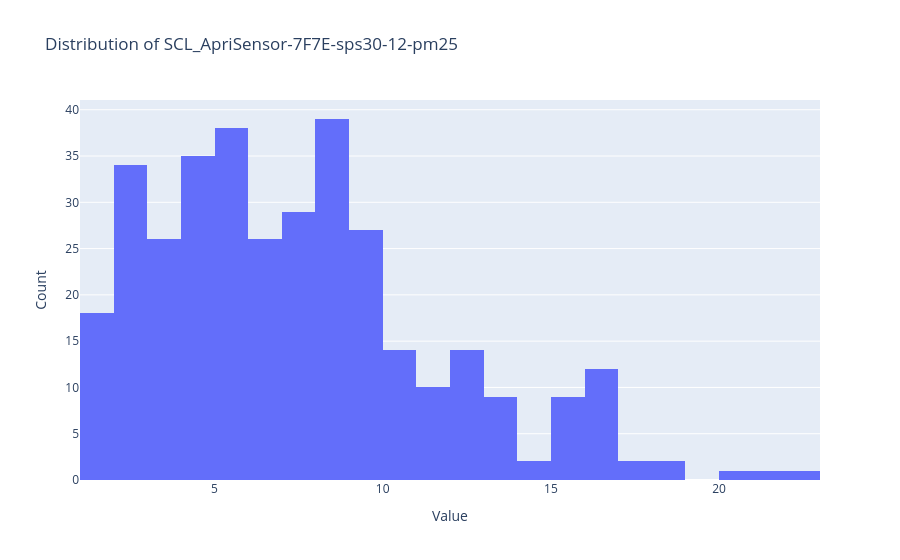
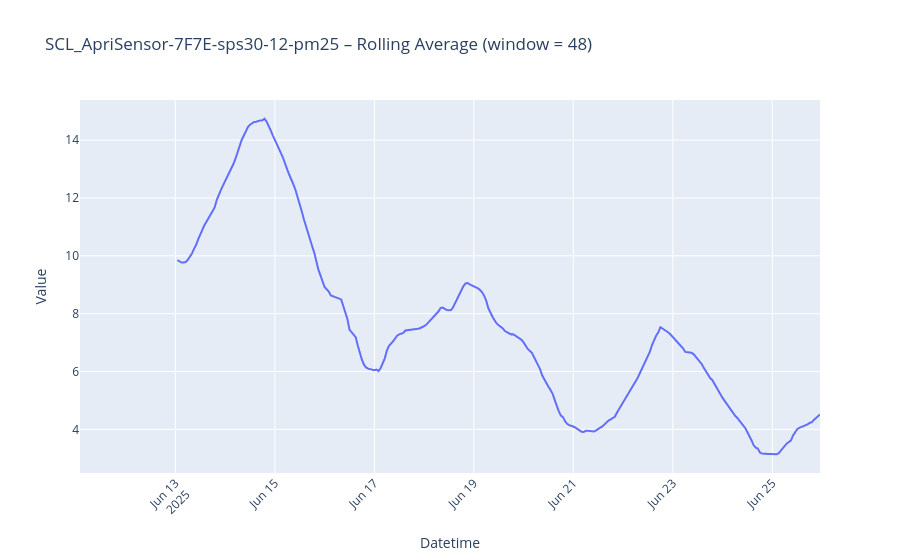
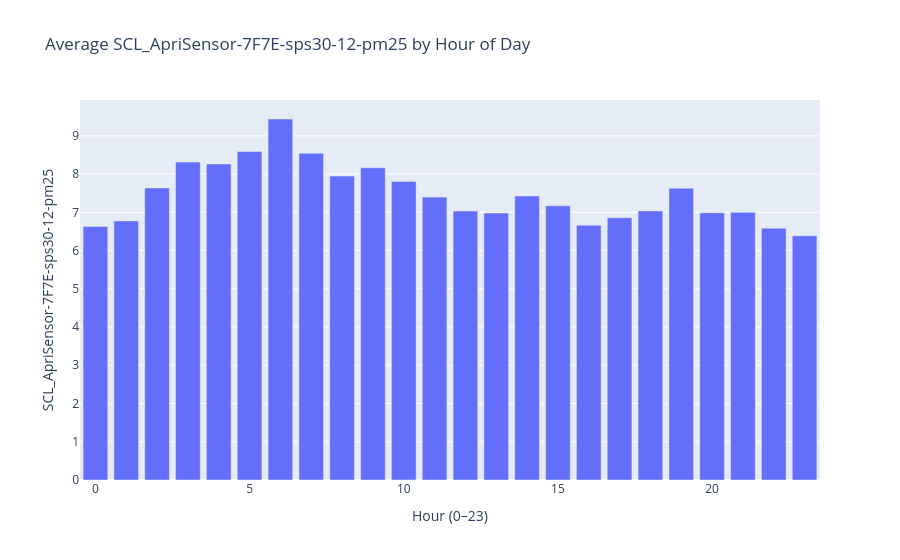
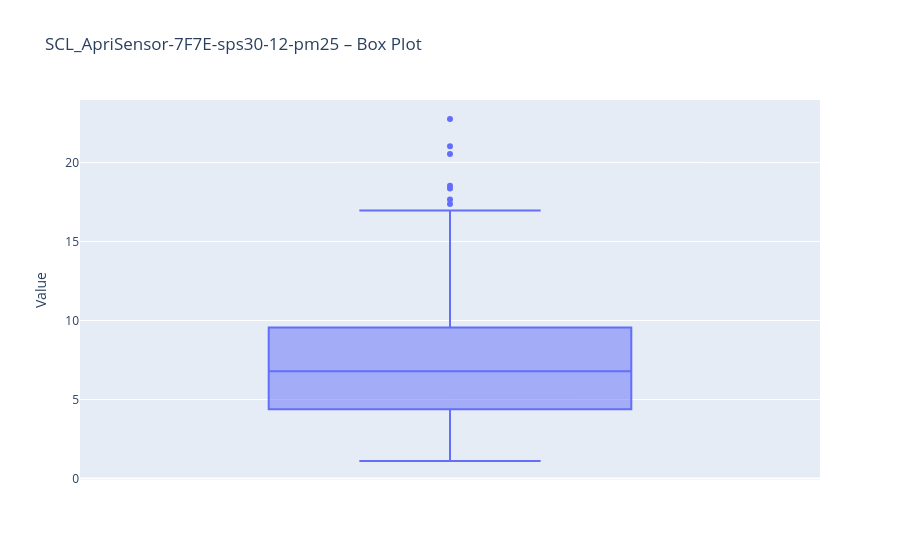

Notebook source saved alongside these figures, in order:
### Markdown cell above
### 🔍 Step 2: Explore the Sensor Data with Visualizations

This step provides multiple plots to help you better understand the trends, patterns, and outliers in your selected sensor observations.

Depending on the selected time range, the outputs may include:

- 📊 **Histogram**: Distribution of all measurement values.
- 📈 **Rolling Average Plot**: Smoothed time series to highlight trends.
- ⏰ **Hourly Average Plot**: Average value by hour of the day (if enough hourly diversity).
- 📦 **Box Plot**: Summary of value distribution with quartiles and outliers.
- 📅 **Daily Average Time Series**: For time ranges of 7 days or more.
- 🗓️ **Calendar Heatmap**: Visualizes daily average values like a GitHub contributions chart.
- 📉 **Weekday vs Weekend Comparison**: Box plots showing differences between weekdays and weekends.
- 🚨 **Anomaly Detection**:
  - If the data is normally distributed: uses **z-score**.
  - Otherwise: uses the **IQR method** and shows a **Q-Q plot** for visual inspection.

These visual tools are meant to support data interpretation, helping users spot unusual values or daily/weekly patterns.

▶️ Run the next cell.

### Code cell
import numpy as np
from scipy.stats import shapiro, normaltest
import statsmodels.api as sm
import matplotlib.pyplot as plt

# Optional: handle calplot gracefully if not installed
try:
    import calplot
except ImportError:
    calplot = None
    print("⚠️ calplot not installed. Calendar heatmap will be skipped.")

if readings_df is not None:
    time_range_hours = int(time_interval_str.replace("h", ""))

    # 1. Histogram
    px.histogram(
        readings_df, x="value", nbins=30,
        title=f"Distribution of {observed_property_name}",
        labels={"value": observed_property_name}
    ).update_xaxes(title_text="Value").update_yaxes(title_text="Count").show()

    # 2. Rolling average
    rolling_window = (
        3 if time_range_hours <= 1 else
        5 if time_range_hours <= 8 else
        10 if time_range_hours <= 24 else
        24 if time_range_hours <= 24 * 7 else
        48 if time_range_hours <= 24 * 15 else
        72
    )
    readings_df["rolling_avg"] = readings_df["value"].rolling(window=rolling_window).mean()

    px.line(
        readings_df, x="datetime", y="rolling_avg",
        title=f"{observed_property_name} – Rolling Average (window = {rolling_window})",
        labels={"rolling_avg": f"Smoothed {observed_property_name}"}
    ).update_xaxes(title_text="Datetime", tickangle=-45).update_yaxes(title_text="Value").show()

    # 3. Hourly pattern
    if readings_df["datetime"].dt.hour.nunique() > 2:
        hourly_avg = readings_df.assign(hour=readings_df["datetime"].dt.hour) \
                                .groupby("hour")["value"].mean().reset_index()
        px.bar(
            hourly_avg, x="hour", y="value",
            title=f"Average {observed_property_name} by Hour of Day",
            labels={"value": observed_property_name, "hour": "Hour (0–23)"}
        ).show()

    # 4. Box plot
    px.box(
        readings_df, y="value",
        title=f"{observed_property_name} – Box Plot",
        labels={"value": observed_property_name}
    ).update_yaxes(title_text="Value").show()

    # --------- Additional (if ≥ 7 days) ----------
    if time_range_hours >= 24 * 7:
        # 5. Daily averages
        daily_avg = readings_df.assign(date=readings_df["datetime"].dt.date) \
                               .groupby("date")["value"].mean().reset_index()

        px.line(
            daily_avg, x="date", y="value",
            title=f"Daily Average {observed_property_name}",
            labels={"value": observed_property_name, "date": "Date"}
        ).update_xaxes(title_text="Date").update_yaxes(title_text="Daily Average Value").show()

        # 6. Weekday vs Weekend
        readings_df["day_type"] = readings_df["datetime"].dt.dayofweek.apply(
            lambda x: "Weekend" if x >= 5 else "Weekday"
        )
        px.box(
            readings_df, x="day_type", y="value", color="day_type",
            title=f"{observed_property_name} – Weekday vs Weekend",
            labels={"value": observed_property_name, "day_type": "Day Type"}
        ).update_layout(showlegend=False).show()

        # 7. Anomaly detection
        if readings_df["value"].std() == 0:
            print("⚠️ Data has zero standard deviation. Skipping normality/anomaly check.")
            is_normal = False
            method = "Constant values"
            readings_df["is_anomaly"] = False
        else:
            sample_size = len(readings_df)
            stat, p_value = shapiro(readings_df["value"]) if sample_size < 500 else normaltest(readings_df["value"])
            is_normal = p_value > 0.05
            print(f"📊 Normality test used: {'Shapiro-Wilk' if sample_size < 500 else 'Normaltest'} | p-value = {p_value:.4f}")

            if is_normal:
                mean_val = readings_df["value"].mean()
                std_val = readings_df["value"].std()
                readings_df["is_anomaly"] = ((readings_df["value"] - mean_val) / std_val).abs() > 3
                method = "z-score > 3"
            else:
                sm.qqplot(readings_df["value"], line='s')
                plt.title(f"Q-Q Plot for {observed_property_name}")
                plt.grid(True)
                plt.show()

                Q1, Q3 = readings_df["value"].quantile([0.25, 0.75])
                IQR = Q3 - Q1
                lower, upper = Q1 - 1.5 * IQR, Q3 + 1.5 * IQR
                readings_df["is_anomaly"] = (readings_df["value"] < lower) | (readings_df["value"] > upper)
                method = "IQR Method"

        px.scatter(
            readings_df.sort_values("datetime"),
            x="datetime", y="value", color="is_anomaly",
            title=f"{observed_property_name} with Anomalies Highlighted ({method})",
            labels={"value": observed_property_name, "is_anomaly": "Anomaly?"}
        ).update_xaxes(title_text="Datetime", tickangle=-45).update_yaxes(title_text="Value").show()

    # 8. Calendar heatmap
    if calplot:
        daily_avg_series = readings_df.set_index("datetime")["value"].resample("D").mean()
        if daily_avg_series.index.tz is not None:
            daily_avg_series.index = daily_avg_series.index.tz_convert(None)
        daily_avg_series.index = daily_avg_series.index.normalize()

        calplot.calplot(
            daily_avg_series,
            cmap="YlGnBu",
            suptitle=f"{observed_property_name} – Daily Averages Heatmap",
            colorbar=True,
            figsize=(12, 4 if time_range_hours < 24 * 30 else 6),
            yearlabels=False,
            dropzero=False
        )
    else:
        print("📆 Skipped calendar heatmap (calplot not available).")

### Figure 1 — Plotly figure (JSON) as saved in the notebook; plotly's stock layout.template omitted (floating-point values rounded to 4 significant figures; data arrays with more than 128 entries replaced by an {"elided": "..."} marker saying what was removed)
{"data": [{"bingroup": "x", "hovertemplate": "SCL_ApriSensor-7F7E-sps30-12-pm25=%{x}<br>count=%{y}<extra></extra>", "legendgroup": "", "marker": {"color": "#636efa", "pattern": {"shape": ""}}, "name": "", "nbinsx": 30, "orientation": "v", "showlegend": false, "type": "histogram", "x": {"elided": "349 float values"}, "xaxis": "x", "yaxis": "y"}], "layout": {"barmode": "relative", "legend": {"tracegroupgap": 0}, "title": {"text": "Distribution of SCL_ApriSensor-7F7E-sps30-12-pm25"}, "xaxis": {"anchor": "y", "domain": [0, 1], "title": {"text": "Value"}}, "yaxis": {"anchor": "x", "domain": [0, 1], "title": {"text": "Count"}}}}

### Figure 2 — Plotly figure (JSON) as saved in the notebook; plotly's stock layout.template omitted (floating-point values rounded to 4 significant figures; data arrays with more than 128 entries replaced by an {"elided": "..."} marker saying what was removed)
{"data": [{"hovertemplate": "datetime=%{x}<br>Smoothed SCL_ApriSensor-7F7E-sps30-12-pm25=%{y}<extra></extra>", "legendgroup": "", "line": {"color": "#636efa", "dash": "solid"}, "marker": {"symbol": "circle"}, "mode": "lines", "name": "", "orientation": "v", "showlegend": false, "type": "scatter", "x": {"elided": "349 str values"}, "xaxis": "x", "y": {"elided": "349 float values"}, "yaxis": "y"}], "layout": {"legend": {"tracegroupgap": 0}, "title": {"text": "SCL_ApriSensor-7F7E-sps30-12-pm25 – Rolling Average (window = 48)"}, "xaxis": {"anchor": "y", "domain": [0, 1], "tickangle": -45, "title": {"text": "Datetime"}}, "yaxis": {"anchor": "x", "domain": [0, 1], "title": {"text": "Value"}}}}

### Figure 3 — Plotly figure (JSON) as saved in the notebook; plotly's stock layout.template omitted (floating-point values rounded to 4 significant figures)
{"data": [{"hovertemplate": "Hour (0–23)=%{x}<br>SCL_ApriSensor-7F7E-sps30-12-pm25=%{y}<extra></extra>", "legendgroup": "", "marker": {"color": "#636efa", "pattern": {"shape": ""}}, "name": "", "orientation": "v", "showlegend": false, "textposition": "auto", "type": "bar", "x": [0, 1, 2, 3, 4, 5, 6, 7, 8, 9, 10, 11, 12, 13, 14, 15, 16, 17, 18, 19, 20, 21, 22, 23], "xaxis": "x", "y": [6.631, 6.776, 7.637, 8.314, 8.265, 8.594, 9.441, 8.547, 7.947, 8.165, 7.809, 7.398, 7.033, 6.983, 7.426, 7.171, 6.664, 6.861, 7.038, 7.631, 6.99, 7.0, 6.583, 6.387], "yaxis": "y"}], "layout": {"barmode": "relative", "legend": {"tracegroupgap": 0}, "title": {"text": "Average SCL_ApriSensor-7F7E-sps30-12-pm25 by Hour of Day"}, "xaxis": {"anchor": "y", "domain": [0, 1], "title": {"text": "Hour (0–23)"}}, "yaxis": {"anchor": "x", "domain": [0, 1], "title": {"text": "SCL_ApriSensor-7F7E-sps30-12-pm25"}}}}

### Figure 4 — Plotly figure (JSON) as saved in the notebook; plotly's stock layout.template omitted (floating-point values rounded to 4 significant figures; data arrays with more than 128 entries replaced by an {"elided": "..."} marker saying what was removed)
{"data": [{"alignmentgroup": "True", "hovertemplate": "SCL_ApriSensor-7F7E-sps30-12-pm25=%{y}<extra></extra>", "legendgroup": "", "marker": {"color": "#636efa"}, "name": "", "notched": false, "offsetgroup": "", "orientation": "v", "showlegend": false, "type": "box", "x0": " ", "xaxis": "x", "y": {"elided": "349 float values"}, "y0": " ", "yaxis": "y"}], "layout": {"boxmode": "group", "legend": {"tracegroupgap": 0}, "title": {"text": "SCL_ApriSensor-7F7E-sps30-12-pm25 – Box Plot"}, "xaxis": {"anchor": "y", "domain": [0, 1]}, "yaxis": {"anchor": "x", "domain": [0, 1], "title": {"text": "Value"}}}}
